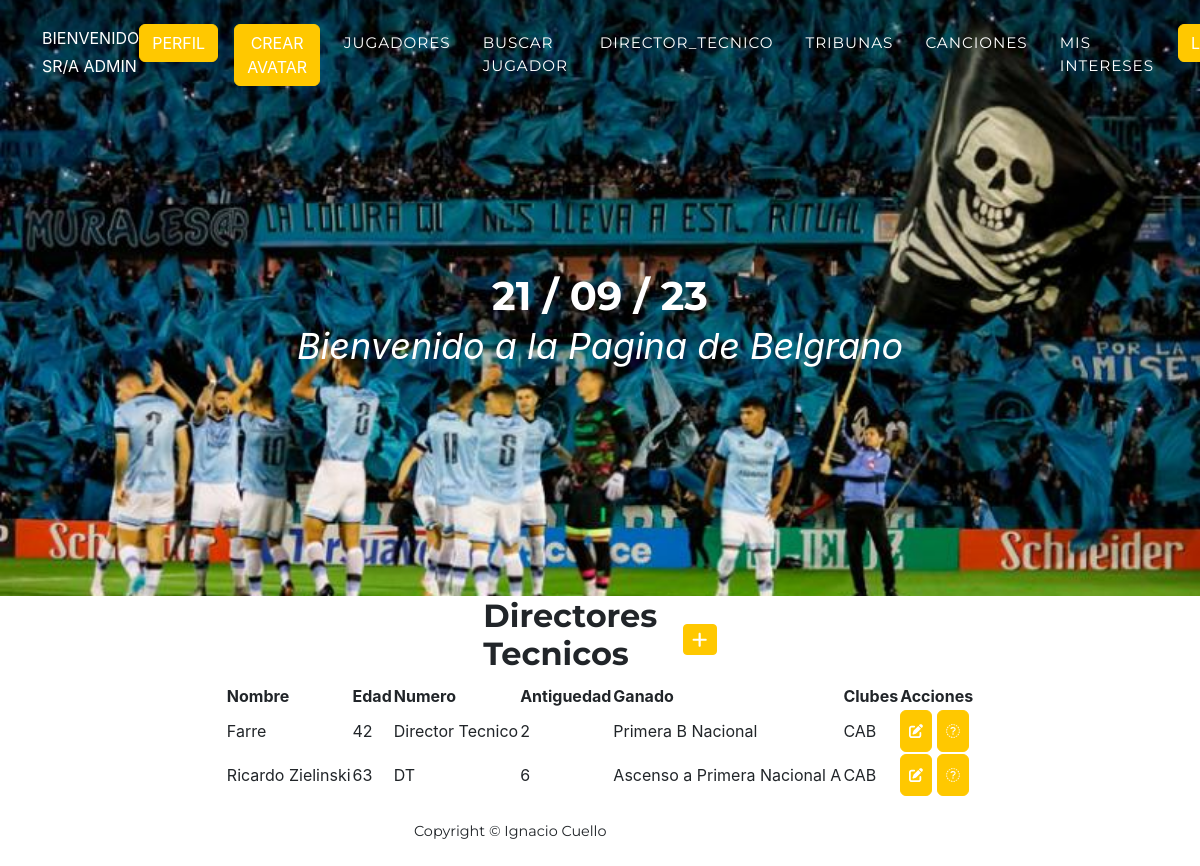
The page /director_tecnico/ (signed in) on the database its author committed.
### aplicacion/models.py (models this page shows)
class Director_tecnico(models.Model):
    nombre = models.CharField(max_length = 50)
    edad = models.IntegerField()
    numero = models.CharField(max_length = 30)
    antiguedad = models.IntegerField()
    ganado = models.CharField(max_length = 150)
    clubes = models.CharField(max_length = 300)
    class Meta:
        verbose_name = 'Director Tecnico'
        verbose_name_plural = 'Directores Tecnicos'

### aplicacion/views.py (the view)
# urls.py: path('director_tecnico/', director_tecnico, name = 'director_tecnico'),
@login_required
def director_tecnico(request):
    contexto = {'director_tecnico': Director_tecnico.objects.all()}
    return render(request, 'aplicacion/director_tecnico.html', contexto)

### aplicacion/templates/aplicacion/director_tecnico.html (shortened to what this page needs)
{% extends 'aplicacion/base.html' %}
{% load static %}
{% block contenido %}
    <center><table>
        <tr>
            <td width="200"><h2>Directores Tecnicos</h2></td>
            <td>
                <a
                href = "{% url 'createDT' %}"
                class="btn btn-primary btn-sm">
                <i class="fa fa-plus fa-lg" title="New Record"></i>
            </a>
            </td>
        </tr>
    </table></center>
    <center><table class="taable">
        <thead>
            <tr>
                <th>Nombre</th>
                <th>Edad</th>
                <th>Numero</th>
                <th>Antiguedad</th>
                <th>Ganado</th>
                <th>Clubes</th>
                <th>Acciones</th>
            </tr>
            {% for i in director_tecnico %}
                <tr>
                    <td>{{ i.nombre }}</td>
                    <td>{{ i.edad }}</td>
                    <td>{{ i.numero }}</td>
                    <td>{{ i.antiguedad }}</td>
                    <td>{{ i.ganado }}</td>
                    <td>{{ i.clubes }}</td>
                    <td>
                        <a
                        href="{% url 'updateDT' i.id %}"
                        class="btn btn-primary"
                        style="--bs-btn-padding-y: .5rem; --bs-btn-padding-x: .5rem; --bs-btn-font-si: .5rem">
                        <i class="fa fa-edit fa-sm" title="Edit Record"></i>
                    </a>
                    <a
                        href="{% url 'deleteDT' i.id %}"
                        class="btn btn-primary"
                        style="--bs-btn-padding-y: .5rem; --bs-btn-padding-x: .5rem; --bs-btn-font-si: .5rem">
                        <i class="fa fa-delete fa-sm" title="Delete Record"></i>
                    </a>
                    </td>
                </tr>
            {% endfor %}
        </thead>
    </table></center>
{% endblock contenido %}

### aplicacion/templates/aplicacion/base.html (shortened to what this page needs)
<!DOCTYPE html>
<html lang="en">
    <head>
        {% load static %}
        <link rel="stylesheet" href="https://fontawesome.com">
        <link href="https://cdn.jsdelivr.net/npm/bootstrap@5.2.3/dist/css/bootstrap.min.css" rel="stylesheet" type="text/css" />
        <link href="{% static 'aplicacion/css/styles.css' %}" rel="stylesheet" />
    </head>
    <body id="page-top">
        <nav class="navbar navbar-expand-lg navbar-dark fixed-top" id="mainNav">
            <div class="container">
                <div class="collapse navbar-collapse" id="navbarResponsive">
                    <ul class="navbar-nav text-uppercase ms-auto py-4 py-lg-0">
                        {% if user.is_authenticated %}
                            <p style="color:white">Bienvenido Sr/a {{user.username}}</p>
                            <li class="nav-item"><a class="btn btn-primary" href="{% url 'editarPerfil' %}">Perfil</a></li>
                            <li class="nav-item"><a class="btn btn-primary" href="{% url 'agregarAvatar' %}">Crear Avatar</a></li>
                            <li class="nav-item"><a class="nav-link" href="{% url 'jugadores' %}">Jugadores</a></li>
                            <li class="nav-item"><a class="nav-link" href="{% url 'buscarJugador' %}">Buscar Jugador</a></li>
                            <li class="nav-item"><a class="nav-link" href="{% url 'director_tecnico' %}">director_tecnico</a></li>
                            <li class="nav-item"><a class="nav-link" href="{% url 'tribunas' %}">tribunas</a></li>
                            <li class="nav-item"><a class="nav-link" href="{% url 'canciones' %}">Canciones</a></li>
                            <li class="nav-item"><a class="nav-link" href="{% url 'intereses' %}">Mis Intereses</a></li>
                            <li class="nav-item"><a class="btn btn-primary" href="{% url 'logout' %}">Logout</a></li>
                        {% endif %}
                    </ul>
                </div>
            </div>
        </nav>
        <header class="masthead">
            <div class="container">
                <h1>{% now 'd / m / y'%}</h1>
                <div class="masthead-subheading">Bienvenido a la Pagina de Belgrano</div>
            </div>
         </header>
         {% block contenido %}
         {% endblock contenido %}
        <footer class="footer py-4">
            <div class="container">
                <div class="row align-items-center">
                    <center><div class="col-lg-4 text-lg-start">Copyright &copy; Ignacio Cuello</div></center>
                </div>
            </div>
        </footer>
    </body>
</html>

### rows shown on the page
Director_tecnico: nombre "Farre", edad "42", numero "Director Tecnico", antiguedad "2", ganado "Primera B Nacional", clubes "CAB"
Director_tecnico: nombre "Ricardo Zielinski", edad "63", numero "DT", antiguedad "6", ganado "Ascenso a Primera Nacional A", clubes "CAB"

### other values the page prints
{{ user.username }} "ADMIN"
